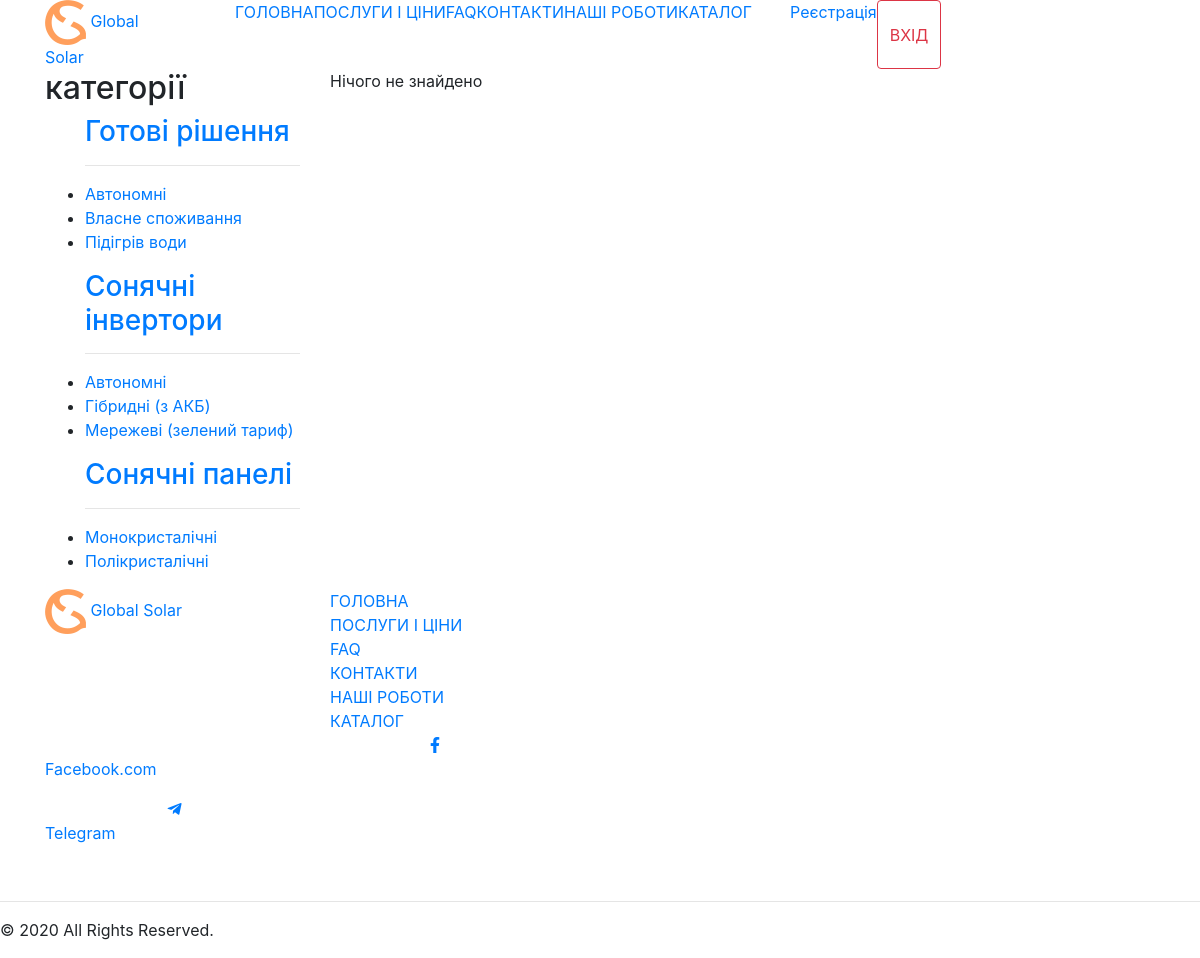
/catalog/WaterHeating, run on an earlier commit of the app's database.
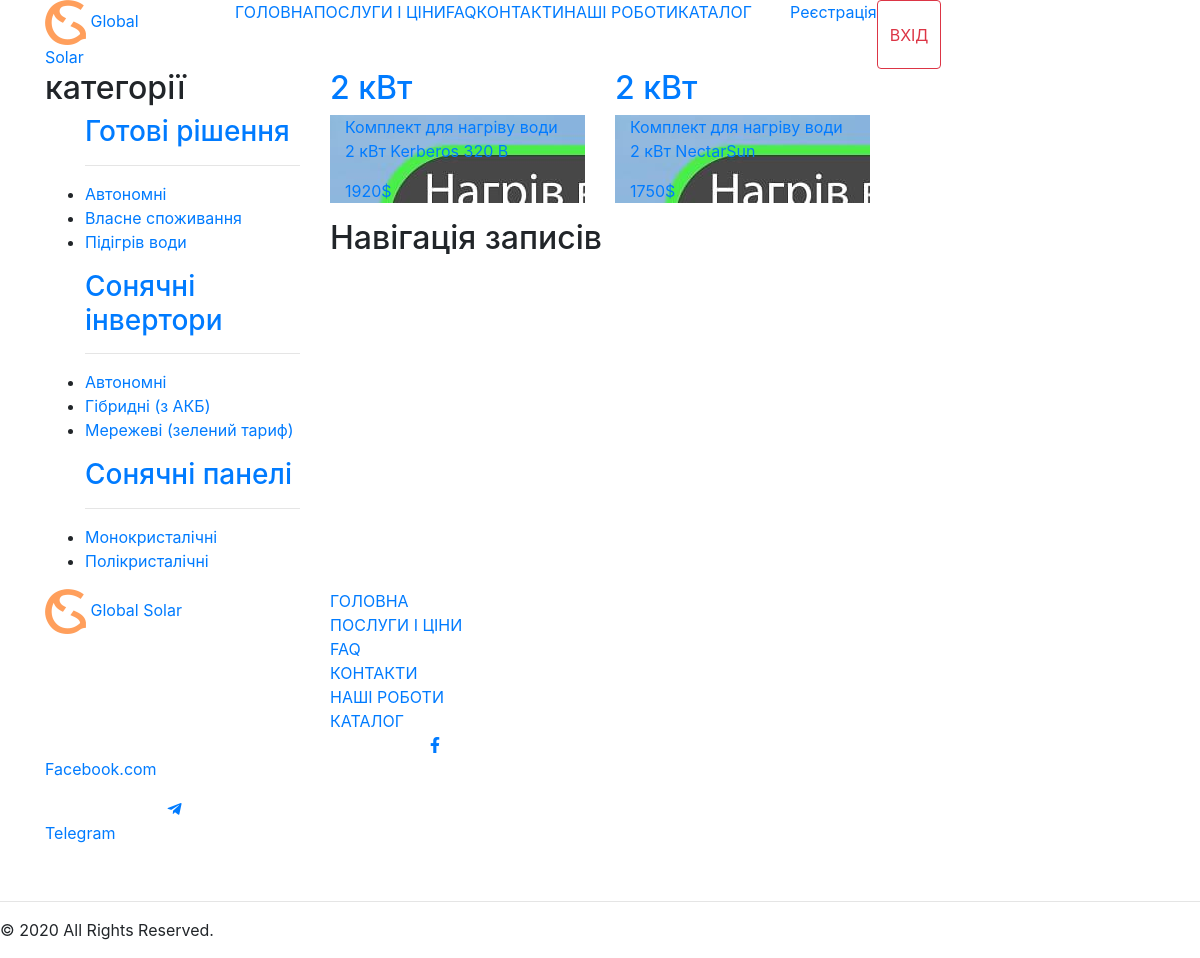
And on a later commit of the database.
### catalog/models.py (models this page shows, shortened)
class Catalog(models.Model):
    title = models.CharField(max_length=100)
    description = models.TextField(blank=True)
    catalog_type = models.CharField(max_length=30)
    power = models.CharField(max_length=30)
    price = models.IntegerField()
    made = models.CharField(max_length=50)
    weight = models.CharField(max_length=50)
    size = models.CharField(max_length=50)
    guarantee = models.CharField(max_length=50)
    is_published = models.BooleanField(default=True)
    photo_0 = models.ImageField(upload_to="photos/%Y/%m/%d/")
    photo_1 = models.ImageField(upload_to="photos/%Y/%m/%d/", blank=True)
    photo_2 = models.ImageField(upload_to="photos/%Y/%m/%d/", blank=True)
    photo_3 = models.ImageField(upload_to="photos/%Y/%m/%d/", blank=True)

### catalog/views.py (the view)
# urls.py: path('WaterHeating', views.WaterHeating, name="WaterHeating"),
def WaterHeating(request):
    SolarPanels = Catalog.objects.all().filter(catalog_type='WaterHeating')
    paginator = Paginator(SolarPanels, 9)
    page_number = request.GET.get('page')
    page = paginator.get_page(page_number)
    context = {
        "SolarPanels": page,
    }
    return render(request, "pages/catalog/WaterHeating.html", context)

### templates/pages/catalog/WaterHeating.html (shortened to what this page needs)
{% extends 'base.html' %} {% load static %} {% block content %}
<div class="container-fluid bg-catalog">
  <div class="container catalog">
    <div class="row">
      <div class="col-3">
        <div class="col-12 category pl-0 pr-0">
          <div class="col-12 category_t p-0">
            <h2>категорії</h2>
          </div>
          <ul>
              <h3><a href="{% url 'ReadySolutions' %}">Готові рішення</a></h3>
              <hr />
              <li><a href="{% url 'Autonomous' %}">Автономні</a></li>
              <li><a href="{% url 'OwnConsumption' %}">Власне споживання</a></li>
              <li><a href="{% url 'WaterHeating' %}">Підігрів води</a></li>
            </ul>
            <ul>
              <h3><a href="{% url 'SolarInverters' %}">Сонячні інвертори</a></h3>
              <hr />
              <li><a href="{% url 'AutonomousInverters' %}">Автономні</a></li>
              <li><a href="{% url 'HybridInverters' %}">Гібридні (з АКБ)</a></li>
              <li><a href="{% url 'NetworkInverters' %}">Мережеві (зелений тариф)</a></li>
            </ul>
            <ul>
              <h3><a href="{% url 'SolarPanels' %}">Сонячні панелі</a></h3>
              <hr />
              <li><a href="{% url 'monocrystalline' %}">Монокристалічні</a></li>
              <li><a href="{% url 'polycrystalline' %}">Полікристалічні</a></li>
            </ul>
        </div>
      </div>
      <div class="catalog_tovaru col-9">
          {% if SolarPanels %}
        <div class="row">
            {% for product in SolarPanels %}
          <div class="col-4">
            <a href="{% url 'product' product.id  %}">
              <div class="price_black">
                <div class="col-12 price_black_top p-0">
                  <h2>{{ product.power }}</h2>
                </div>
                <div class="price_black_bottom col-12 p-0" style="background-image: url('{{ product.photo_0.url }}')">
                  <div class="bottom col-12">
                    <p class="info_catalog">{{ product.title }}</p>
                    <p class="price_catalog">{{ product.price }}$</p>
                  </div>
                </div>
              </div>
            </a>
          </div>
            {% endfor %}
        </div>
        <div class="row" id="pagin">
            <div class="col-12">
              <nav
                class="navigation pagination"
                role="navigation"
                aria-label="Навігація записів"
              >
                <h2 class="screen-reader-text">Навігація записів</h2>
              </nav>
            </div>
          </div>
      </div>
        {% else %}
            <div>Нічого не знайдено</div>
            {% endif %}
      </div>
    </div>
  </div>
</div>
{% endblock %}

What changed in the data, as far as the page shows it:
added Catalog: power "2 кВт", photo_0 (picture), title "Комплект для нагріву води 2 кВт Kerberos 320 B", price "1920"
added Catalog: power "2 кВт", photo_0 (picture), title "Комплект для нагріву води 2 кВт NectarSun", price "1750"
Also different on the page:
text no longer shown: "Нічого не знайдено"
text now shown: "Навігація записів"
